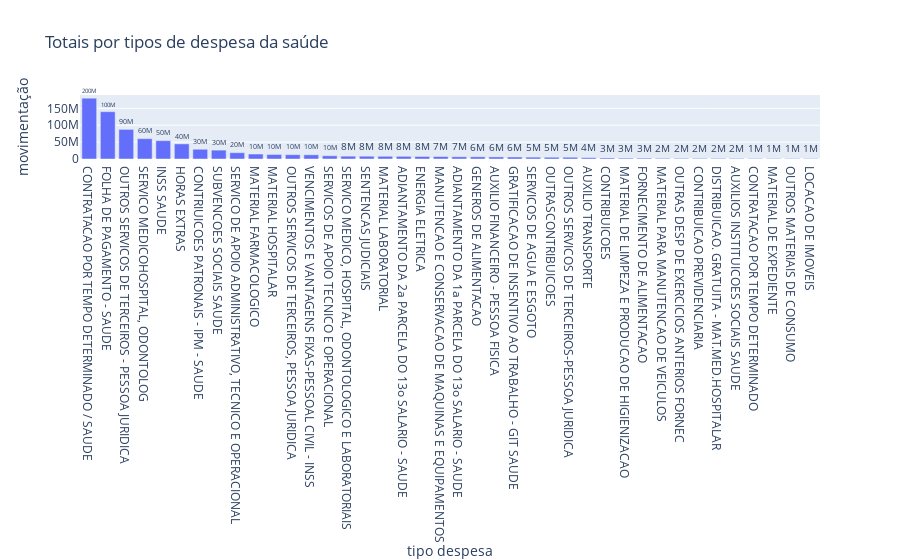

The code cell stored with this chart in its notebook:
### Code cell
movimentacao_por_tipo_despesa_saude = pagamentos_saude[['desc_desp','valo_movi']].groupby('desc_desp').sum().reset_index()
movimentacao_por_tipo_despesa_saude = movimentacao_por_tipo_despesa_saude[movimentacao_por_tipo_despesa_saude["valo_movi"]>=1_000_000].sort_values("valo_movi", ascending=False)
movimentacao_por_tipo_despesa_saude_bar = px.bar(movimentacao_por_tipo_despesa_saude,
             y='valo_movi',
             x='desc_desp',
             text_auto='.1s',
             title="Totais por tipos de despesa da saúde",
             labels={
                 'valo_movi':'movimentação',
                 'desc_desp':'tipo despesa'
                 })
movimentacao_por_tipo_despesa_saude_bar.update_traces(
                    textfont_size=12, 
                    textangle=0, 
                    textposition="outside", 
                    cliponaxis=False)
movimentacao_por_tipo_despesa_saude_bar.show()

### Figure 1 — Plotly figure (JSON) as saved in the notebook; plotly's stock layout.template omitted (floating-point values rounded to 4 significant figures)
{"data": [{"alignmentgroup": "True", "cliponaxis": false, "hovertemplate": "tipo despesa=%{x}<br>movimentação=%{y}<extra></extra>", "legendgroup": "", "marker": {"color": "#636efa", "pattern": {"shape": ""}}, "name": "", "offsetgroup": "", "orientation": "v", "showlegend": false, "textangle": 0, "textfont": {"size": 12}, "textposition": "outside", "texttemplate": "%{y:.1s}", "type": "bar", "x": ["CONTRATACAO POR TEMPO DETERMINADO / SAUDE", "FOLHA DE PAGAMENTO - SAUDE", "OUTROS SERVICOS DE TERCEIROS - PESSOA JURIDICA", "SERVICO MEDICOHOSPITAL, ODONTOLOG", "INSS SAUDE", "HORAS EXTRAS", "CONTRIUICOES PATRONAIS - IPM - SAUDE", "SUBVENCOES SOCIAIS SAUDE", "SERVICO DE APOIO ADMINISTRATIVO, TECNICO E OPERACIONAL", "MATERIAL FARMACOLOGICO", "MATERIAL HOSPITALAR", "OUTROS SERVICOS DE TERCEIROS, PESSOA JURIDICA", "VENCIMENTOS E VANTAGENS FIXAS-PESSOAL CIVIL - INSS", "SERVICOS DE APOIO TECNICO E OPERACIONAL", "SERVICO MEDICO, HOSPITAL, ODONTOLOGICO E LABORATORIAIS", "SENTENCAS JUDICIAIS", "MATERIAL LABORATORIAL", "ADIANTAMENTO DA 2a PARCELA DO 13o SALARIO - SAUDE", "ENERGIA ELETRICA", "MANUTENCAO E CONSERVACAO DE MAQUINAS E EQUIPAMENTOS", "ADIANTAMENTO DA 1a PARCELA DO 13o SALARIO - SAUDE", "GENEROS DE ALIMENTACAO", "AUXILIO FINANCEIRO - PESSOA FISICA", "GRATIFICACAO DE INSENTIVO AO TRABALHO - GIT SAUDE", "SERVICOS DE AGUA E ESGOTO", "OUTRASCONTRIBUICOES", "OUTROS SERVICOS DE TERCEIROS-PESSOA JURIDICA", "AUXILIO TRANSPORTE", "CONTRIBUICOES", "MATERIAL DE LIMPEZA E PRODUCAO DE HIGIENIZACAO", "FORNECIMENTO DE ALIMENTACAO", "MATERIAL PARA MANUTENCAO DE VEICULOS", "OUTRAS DESP DE EXERCICIOS ANTERIOS FORNEC", "CONTRIBUICAO PREVIDENCIARIA", "DISTRIBUICAO. GRATUITA - MAT.MED.HOSPITALAR", "AUXILIOS INSTITUICOES SOCIAIS SAUDE", "CONTRATACAO POR TEMPO DETERMINADO", "MATERIAL DE EXPEDIENTE", "OUTROS MATERIAIS DE CONSUMO", "LOCACAO DE IMOVEIS"], "xaxis": "x", "y": [179900000.0, 140000000.0, 87580000.0, 60140000.0, 54300000.0, 44700000.0, 28860000.0, 26290000.0, 18640000.0, 14710000.0, 13340000.0, 12710000.0, 12420000.0, 9623000.0, 8416000.0, 8276000.0, 8032277, 7927000.0, 7545000.0, 7276000.0, 6601000.0, 6496000.0, 6133000.0, 5894000.0, 5415000.0, 5224000.0, 5169000.0, 3913000.0, 3115000.0, 2560000.0, 2546000.0, 2049000.0, 1968000.0, 1851000.0, 1806000.0, 1672015, 1476000.0, 1377000.0, 1302000.0, 1181000.0], "yaxis": "y"}], "layout": {"barmode": "relative", "legend": {"tracegroupgap": 0}, "title": {"text": "Totais por tipos de despesa da saúde"}, "xaxis": {"anchor": "y", "domain": [0, 1], "title": {"text": "tipo despesa"}}, "yaxis": {"anchor": "x", "domain": [0, 1], "title": {"text": "movimentação"}}}}
